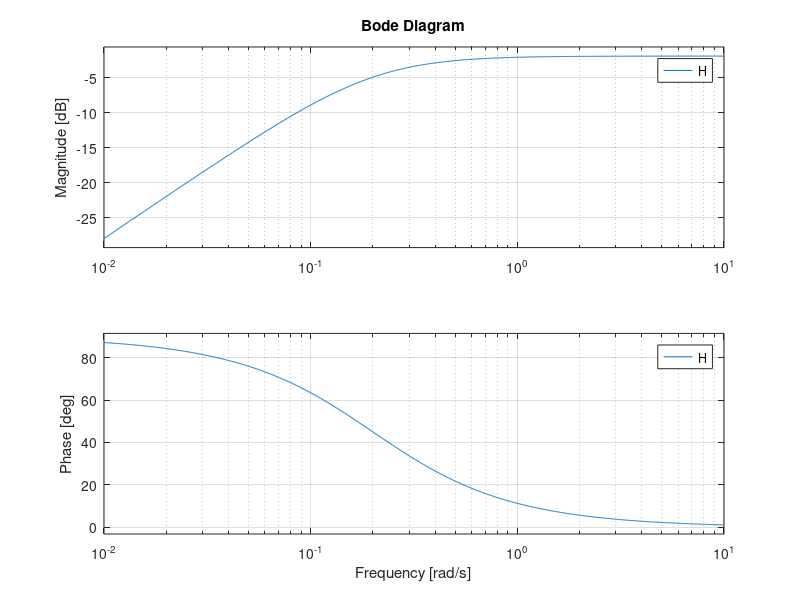

The MATLAB script that drew this image:
function [ output_args ] = fun1_bodela
    num=[4 0];
    den=[5 1];
    H=tf([4 0],[5 1]);
    bode(H);
    grid on;
end
